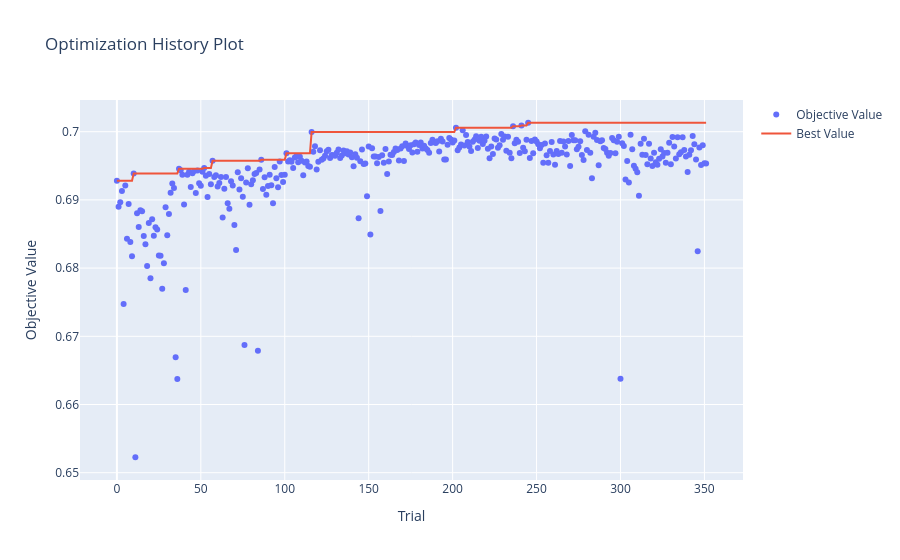
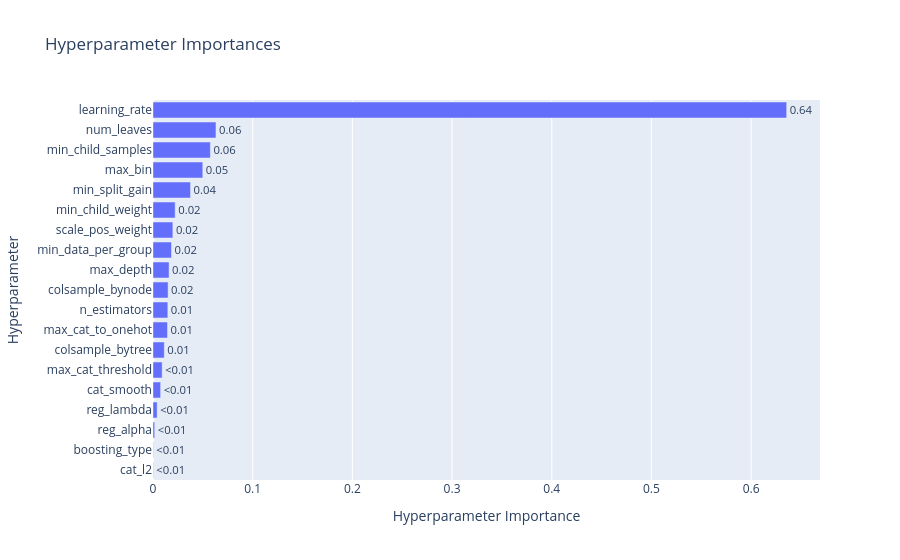
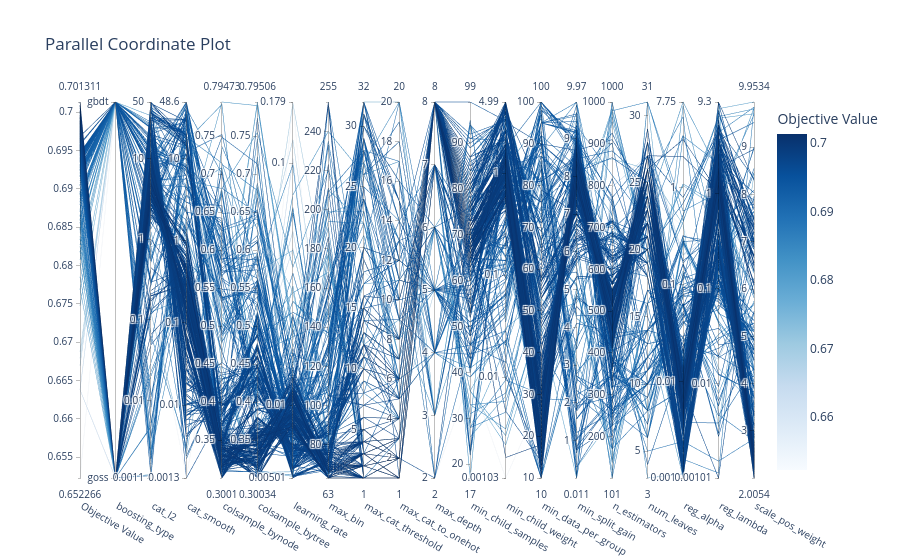

The notebook cell these images were saved under, in order:
### Markdown cell above
### 10k

### Code cell
import optuna
import numpy as np
import warnings
from lightgbm import LGBMClassifier
from sklearn.metrics import roc_auc_score
from sklearn.model_selection import TimeSeriesSplit
from optuna.visualization import (
    plot_optimization_history, 
    plot_param_importances, 
    plot_parallel_coordinate
)
from optuna.samplers import TPESampler
import lightgbm as lgb

# Parameter tuning settings

timeout_seconds = 60*60*1
no_improvement_trials = 100

# Split the 10k dataset to evaluate on holdout after tuning

X_tuning = train_10k_X.head(8000)
y_tuning = train_10k_y_cat.head(8000)
X_val_holdout = train_10k_X.tail(2000)
y_val_holdout = train_10k_y_cat.tail(2000)

def objective_lgbm(trial):
    params = {
        "boosting_type": trial.suggest_categorical("boosting_type", ["gbdt", "goss"]), # Type of boosting algorithm - not using "dart" to save time and "dart" did not deliver significantly better results
        "num_leaves": trial.suggest_int("num_leaves", 3, 31), # Max leaves per tree. Low to prevent memorizing small data
        "max_depth": trial.suggest_int("max_depth", 2, 8), # Max tree depth. Low to reduce overfitting
        "learning_rate": trial.suggest_float("learning_rate", 0.005, 0.2, log=True), # Step size
        "objective": "binary", # Binary classification objective
        "metric": "auc", # Evaluation metric
        "scale_pos_weight": trial.suggest_float("scale_pos_weight", 2.0, 10.0), # Class balancing weight for imbalanced target
        "min_split_gain": trial.suggest_float("min_split_gain", 0, 10.0), # Min loss reduction required to make a split
        "min_child_weight": trial.suggest_float("min_child_weight", 1e-3, 5.0, log=True), # Min sum of instance weight needed in a child node
        "min_child_samples": trial.suggest_int("min_child_samples", 15, 100), # Min data in one leaf
        "colsample_bytree": trial.suggest_float("colsample_bytree", 0.3, 0.8), # % of features used per tree
        "reg_alpha": trial.suggest_float("reg_alpha", 1e-3, 10.0, log=True), # L1 regularization
        "reg_lambda": trial.suggest_float("reg_lambda", 1e-3, 10.0, log=True), # L2 regularization
        "random_state": 42, # Fixed seed for reproducibility
        "n_jobs": 1, # Use single thread to avoid issues with parallelism in Optuna
        "verbose": -1, # Suppress LightGBM output
        "colsample_bynode": trial.suggest_float("colsample_bynode", 0.3, 0.8), # % of features used per node
        "min_data_per_group": trial.suggest_int("min_data_per_group", 10, 100), # Min data per categorical group
        "max_cat_threshold": trial.suggest_int("max_cat_threshold", 1, 32), # Max splits for categories
        "cat_l2": trial.suggest_float("cat_l2", 1e-3, 50.0, log=True), # L2 regularization for categorical splits
        "cat_smooth": trial.suggest_float("cat_smooth", 1e-3, 50.0, log=True), # Smoothing for categorical splits
        "max_cat_to_onehot": trial.suggest_int("max_cat_to_onehot", 1, 20), # Threshold for one-hot encoding
        "max_bin": trial.suggest_int("max_bin", 63, 255), # Max bins for features
        "n_estimators": trial.suggest_int("n_estimators", 100, 1000) # Number of boosting rounds
    }

    if params["boosting_type"] == "goss": # Gradient-based One-Side Sampling (GOSS)
        params["subsample"] = 1.0 # LightGBM requirement for GOSS
        params["top_rate"] = trial.suggest_float("top_rate", 0.05, 0.5) # Fraction of large gradients to retain
        params["other_rate"] = trial.suggest_float("other_rate", 0.05, 1.0 - params["top_rate"]) # Fraction of small gradients to retain
    else: # GBDT (Gradient Boosting Decision Trees)
        params["subsample"] = trial.suggest_float("subsample", 0.5, 1.0) # Row subsampling
        params["subsample_freq"] = trial.suggest_int("subsample_freq", 1, 5) # Frequency of subsampling

    
    tscv = TimeSeriesSplit(n_splits=5) # TimeSeriesSplit to respect temporal order of data 5 splits for 5-fold CV
    cv_scores = []
    
    for train_idx, val_idx in tscv.split(X_tuning): # 5-fold CV cycle
        X_tr, X_val = X_tuning.iloc[train_idx], X_tuning.iloc[val_idx]
        y_tr, y_val = y_tuning.iloc[train_idx], y_tuning.iloc[val_idx]
        
        model = LGBMClassifier(**params)
        
        with warnings.catch_warnings():
            warnings.simplefilter("ignore")
            model.fit(
                X_tr, 
                y_tr
            )
        
        preds = model.predict_proba(X_val)[:, 1]
        cv_scores.append(roc_auc_score(y_val, preds))
        
    return np.mean(cv_scores)

def stop_optuna(study, trial): # Custom callback to stop optimization if no improvement in best AUC for a certain number of trials
    if study.best_trial.number + no_improvement_trials <= trial.number:
        print(f"\n[Early Stop] No improvement in {no_improvement_trials} trials. Stopping optimization.")
        study.stop()

study_lgbm = optuna.create_study(direction="maximize", sampler=TPESampler(seed=42))
study_lgbm.optimize(objective_lgbm, timeout=timeout_seconds, n_jobs=-1, callbacks=[stop_optuna])

print("\n" + "="*40)
print(f"BEST AUC: {study_lgbm.best_value:.4f}")
print("BEST PARAMETERS:")

print("best_params = {")
for k, v in study_lgbm.best_params.items():
    if isinstance(v, str):
        print(f'    "{k}": "{v}",')
    else:
        print(f'    "{k}": {v},')
print("}")

print("\n--- PARAMETER IMPORTANCE ---")
importances = optuna.importance.get_param_importances(study_lgbm)
for param, importance in importances.items():
    print(f"  {param:20}: {importance:.4f}")
print("="*40)


fig1 = plot_optimization_history(study_lgbm)
fig1.show()
    
fig2 = plot_param_importances(study_lgbm)
fig2.show()
    
fig3 = plot_parallel_coordinate(
    study_lgbm, 
    params=[
        "boosting_type",
        "num_leaves",
        "max_depth",
        "learning_rate",
        "scale_pos_weight",
        "min_split_gain",
        "min_child_weight",
        "min_child_samples",
        "colsample_bytree",
        "reg_alpha",
        "reg_lambda",
        "colsample_bynode",
        "min_data_per_group",
        "max_cat_threshold",
        "cat_l2",
        "cat_smooth",
        "max_cat_to_onehot",
        "max_bin",
        "n_estimators",
    ]
)
fig3.show()
    
fig1.write_html("hyperparameter_tuning/LightGBM/Classification/optuna_lgbm_10k_history.html")
fig2.write_html("hyperparameter_tuning/LightGBM/Classification/optuna_lgbm_10k_importance.html")
fig3.write_html("hyperparameter_tuning/LightGBM/Classification/optuna_lgbm_10k_parallel.html")

### Figure 1 — Plotly figure (JSON) as saved in the notebook; plotly's stock layout.template omitted (floating-point values rounded to 4 significant figures; data arrays with more than 128 entries replaced by an {"elided": "..."} marker saying what was removed)
{"data": [{"mode": "markers", "name": "Objective Value", "type": "scatter", "x": {"elided": "352 int values"}, "y": {"elided": "352 float values"}}, {"mode": "lines", "name": "Best Value", "type": "scatter", "x": {"elided": "352 int values"}, "y": {"elided": "352 float values"}}, {"marker": {"color": "#cccccc"}, "mode": "markers", "name": "Infeasible Trial", "showlegend": false, "type": "scatter", "x": [], "y": []}], "layout": {"title": {"text": "Optimization History Plot"}, "xaxis": {"title": {"text": "Trial"}}, "yaxis": {"title": {"text": "Objective Value"}}}}

### Figure 2 — Plotly figure (JSON) as saved in the notebook; plotly's stock layout.template omitted (floating-point values rounded to 4 significant figures)
{"data": [{"cliponaxis": false, "hovertemplate": ["cat_l2 (FloatDistribution): 0.00030886918845208567<extra></extra>", "boosting_type (CategoricalDistribution): 0.000319024548853638<extra></extra>", "reg_alpha (FloatDistribution): 0.0016990167998426574<extra></extra>", "reg_lambda (FloatDistribution): 0.0041656815209754295<extra></extra>", "cat_smooth (FloatDistribution): 0.007638993904465113<extra></extra>", "max_cat_threshold (IntDistribution): 0.009172137968623015<extra></extra>", "colsample_bytree (FloatDistribution): 0.011332452998386571<extra></extra>", "max_cat_to_onehot (IntDistribution): 0.01456038136189614<extra></extra>", "n_estimators (IntDistribution): 0.014878019707630643<extra></extra>", "colsample_bynode (FloatDistribution): 0.015148394749212772<extra></extra>", "max_depth (IntDistribution): 0.01613183714673047<extra></extra>", "min_data_per_group (IntDistribution): 0.018556195635109646<extra></extra>", "scale_pos_weight (FloatDistribution): 0.019924388335648167<extra></extra>", "min_child_weight (FloatDistribution): 0.022235738178262323<extra></extra>", "min_split_gain (FloatDistribution): 0.03765083497749206<extra></extra>", "max_bin (IntDistribution): 0.049937763063342536<extra></extra>", "min_child_samples (IntDistribution): 0.05753641528691876<extra></extra>", "num_leaves (IntDistribution): 0.0631643101251915<extra></extra>", "learning_rate (FloatDistribution): 0.6356395445029663<extra></extra>"], "name": "Objective Value", "orientation": "h", "text": ["<0.01", "<0.01", "<0.01", "<0.01", "<0.01", "<0.01", "0.01", "0.01", "0.01", "0.02", "0.02", "0.02", "0.02", "0.02", "0.04", "0.05", "0.06", "0.06", "0.64"], "textposition": "outside", "type": "bar", "x": [0.0003089, 0.000319, 0.001699, 0.004166, 0.007639, 0.009172, 0.01133, 0.01456, 0.01488, 0.01515, 0.01613, 0.01856, 0.01992, 0.02224, 0.03765, 0.04994, 0.05754, 0.06316, 0.6356], "y": ["cat_l2", "boosting_type", "reg_alpha", "reg_lambda", "cat_smooth", "max_cat_threshold", "colsample_bytree", "max_cat_to_onehot", "n_estimators", "colsample_bynode", "max_depth", "min_data_per_group", "scale_pos_weight", "min_child_weight", "min_split_gain", "max_bin", "min_child_samples", "num_leaves", "learning_rate"]}], "layout": {"title": {"text": "Hyperparameter Importances"}, "xaxis": {"title": {"text": "Hyperparameter Importance"}}, "yaxis": {"title": {"text": "Hyperparameter"}}}}

### Figure 3 — Plotly figure (JSON) as saved in the notebook; plotly's stock layout.template omitted (floating-point values rounded to 4 significant figures; data arrays with more than 128 entries replaced by an {"elided": "..."} marker saying what was removed)
{"data": [{"dimensions": [{"label": "Objective Value", "range": [0.6523, 0.7013], "values": {"elided": "352 float values"}}, {"label": "boosting_type", "range": [0, 1], "ticktext": ["goss", "gbdt"], "tickvals": [0, 1], "values": {"elided": "352 int values"}}, {"label": "cat_l2", "range": [-2.958, 1.699], "ticktext": ["0.0011", "0.01", "0.1", "1", "10", "50"], "tickvals": [-2.958, -2, -1, 0, 1, 1.699], "values": {"elided": "352 float values"}}, {"label": "cat_smooth", "range": [-2.887, 1.687], "ticktext": ["0.0013", "0.01", "0.1", "1", "10", "48.6"], "tickvals": [-2.887, -2, -1, 0, 1, 1.687], "values": {"elided": "352 float values"}}, {"label": "colsample_bynode", "range": [0.3001, 0.7947], "values": {"elided": "352 float values"}}, {"label": "colsample_bytree", "range": [0.3003, 0.7951], "values": {"elided": "352 float values"}}, {"label": "learning_rate", "range": [-2.3, -0.7481], "ticktext": ["0.00501", "0.01", "0.1", "0.179"], "tickvals": [-2.3, -2, -1, -0.7481], "values": {"elided": "352 float values"}}, {"label": "max_bin", "range": [63, 255], "values": {"elided": "352 int values"}}, {"label": "max_cat_threshold", "range": [1, 32], "values": {"elided": "352 int values"}}, {"label": "max_cat_to_onehot", "range": [1, 20], "values": {"elided": "352 int values"}}, {"label": "max_depth", "range": [2, 8], "values": {"elided": "352 int values"}}, {"label": "min_child_samples", "range": [17, 99], "values": {"elided": "352 int values"}}, {"label": "min_child_weight", "range": [-2.989, 0.6979], "ticktext": ["0.00103", "0.01", "0.1", "1", "4.99"], "tickvals": [-2.989, -2, -1, 0, 0.6979], "values": {"elided": "352 float values"}}, {"label": "min_data_per_group", "range": [10, 100], "values": {"elided": "352 int values"}}, {"label": "min_split_gain", "range": [0.01095, 9.97], "values": {"elided": "352 float values"}}, {"label": "n_estimators", "range": [101, 1000], "values": {"elided": "352 int values"}}, {"label": "num_leaves", "range": [3, 31], "values": {"elided": "352 int values"}}, {"label": "reg_alpha", "range": [-3.0, 0.8895], "ticktext": ["0.001", "0.01", "0.1", "1", "7.75"], "tickvals": [-3.0, -2, -1, 0, 0.8895], "values": {"elided": "352 float values"}}, {"label": "reg_lambda", "range": [-2.996, 0.9687], "ticktext": ["0.00101", "0.01", "0.1", "1", "9.3"], "tickvals": [-2.996, -2, -1, 0, 0.9687], "values": {"elided": "352 float values"}}, {"label": "scale_pos_weight", "range": [2.005, 9.953], "values": {"elided": "352 float values"}}], "labelangle": 30, "labelside": "bottom", "line": {"color": {"elided": "352 float values"}, "colorbar": {"title": {"text": "Objective Value"}}, "colorscale": [[0, "rgb(247,251,255)"], [0.125, "rgb(222,235,247)"], [0.25, "rgb(198,219,239)"], [0.375, "rgb(158,202,225)"], [0.5, "rgb(107,174,214)"], [0.625, "rgb(66,146,198)"], [0.75, "rgb(33,113,181)"], [0.875, "rgb(8,81,156)"], [1, "rgb(8,48,107)"]], "reversescale": false, "showscale": true}, "type": "parcoords"}], "layout": {"title": {"text": "Parallel Coordinate Plot"}}}
